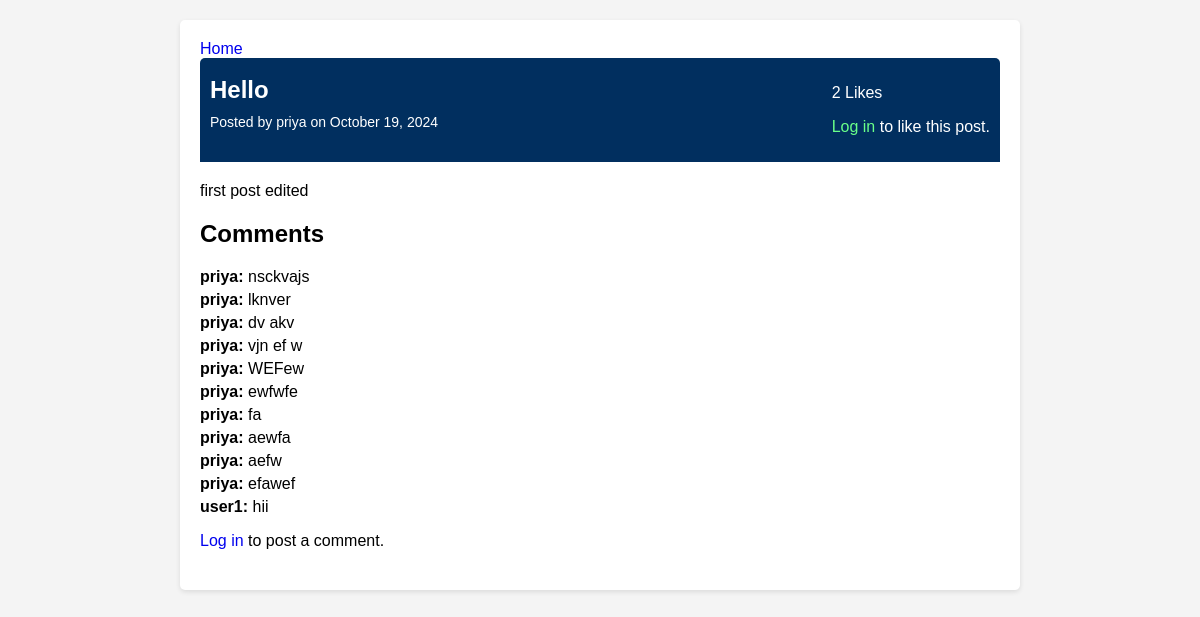
The app's page /post/1/ with its own data.
### blog/models.py (models this page shows, shortened)
class Post(models.Model):
    title = models.CharField(max_length=100)
    content = models.TextField()
    date_posted = models.DateTimeField(auto_now_add=True)
    author = models.ForeignKey(User, on_delete=models.CASCADE)
    def total_likes(self):
        return self.likes.count()

class Comment(models.Model):
    post = models.ForeignKey(Post, related_name="comments", on_delete=models.CASCADE)
    author = models.ForeignKey(User, on_delete=models.CASCADE)
    content = models.TextField()
    date_posted = models.DateTimeField(auto_now_add=True)

### blog/views.py (the view)
# urls.py: path('post/<int:pk>/', views.post_detail, name='post-detail'),
def post_detail(request, pk):
    post = get_object_or_404(Post, pk=pk)
    comments = post.comments.all()
    new_comment = None
    if request.method == 'POST':
        if request.user.is_authenticated:
            comment_form = CommentForm(request.POST)
            if comment_form.is_valid():
                new_comment = comment_form.save(commit=False)
                new_comment.post = post
                new_comment.author = request.user
                new_comment.save()
                messages.success(request, 'Your comment has been posted!')
                return redirect('post-detail', pk=post.pk)
        else:
            messages.error(request, "You need to log in to comment.")
            return redirect('login')
    else:
        comment_form = CommentForm()
    is_liked = post.likes.filter(user=request.user).exists() if request.user.is_authenticated else False
    context = {
        'post': post,
        'comments': comments,
        'new_comment': new_comment,
        'comment_form': comment_form,
        'is_liked': is_liked,
        'total_likes': post.total_likes(),
    }
    return render(request, 'blog/post_detail.html', context)

### blog/templates/blog/post_detail.html (shortened to what this page needs)
<!DOCTYPE html>
<html lang="en">
<head>
</head>
<body>
    <article>
        <a href="{% url 'blog-home' %}">Home</a>
        {% block content %}
        <div class="article-header">
            <div>
                <h1 class="article-title">{{ post.title }}</h1>
                <p class="article-meta">Posted by {{ post.author }} on {{ post.date_posted|date:"F d, Y" }}</p>
            </div>
            <div>
                <p class="likes">{{ total_likes }} Likes</p>
                <div class="likes">
                    {% if user.is_authenticated %}
                    <form method="POST" action="{% url 'like-post' post.pk %}">
                        {% csrf_token %}
                        <button type="submit" class="like-button">
                            {% if is_liked %}
                                Unlike
                            {% else %}
                                Like
                            {% endif %}
                        </button>
                    </form>
                    {% else %}
                    <p><a href="{% url 'login' %}?next={% url 'post-detail' post.pk %}" style="color:#69ff89">Log in</a> to like this post.</p>
                    {% endif %}
                </div>
            </div>
        </div>
        <p class="article-content">{{ post.content|linebreaks }}</p>
        <div class="comments-section">
            <h2>Comments</h2>
            <ul>
                {% for comment in comments %}
                <li><strong>{{ comment.author }}:</strong> {{ comment.content }}</li>
                {% empty %}
                <li>No comments yet.</li>
                {% endfor %}
            </ul>
            {% if user.is_authenticated %}
            <form method="POST" class="comment-form">
                {% csrf_token %}
                {{ comment_form.as_p }}
                <button type="submit" class="like-button">Post Comment</button>
            </form>
            {% else %}
            <p><a href="{% url 'login' %}">Log in</a> to post a comment.</p>
            {% endif %}
        </div>
        {% endblock content %}
    </article>
</body>
</html>

### blog/templates/blog/post_detail.html (style rules this page uses)
body { margin: 0; padding: 20px; font-family: Arial, sans-serif; background-color: #f4f4f4; }
article { background: white; padding: 20px; border-radius: 5px; box-shadow: 0 2px 5px rgba(0, 0, 0, 0.1); max-width: 800px; margin: auto; }
.article-header { display: flex; justify-content: space-between; align-items: center; background-color: #012f5f; color: white; padding: 10px; border-radius: 5px 5px 0 0; }
.article-title { font-size: 24px; margin: 0; }
.article-content { font-size: 16px; line-height: 1.6; margin-top: 20px; word-wrap: break-word; }
.likes { font-size: 16px; color: white; }
.article-meta { font-size: 14px; color: white; margin-top: 10px; }
.comments-section { margin-top: 20px; }
.comments-section ul { list-style-type: none; padding: 0; }
.comments-section li { margin: 5px 0; }
a { text-decoration: none; }

### records on screen
Post: title "Hello", author "priya", date_posted "October 19, 2024", content "first post edited"
Comment: author "priya", content "nsckvajs"
Comment: author "priya", content "lknver"
Comment: author "priya", content "dv akv"
Comment: author "priya", content "vjn ef w"
Comment: author "priya", content "WEFew"
Comment: author "priya", content "ewfwfe"
Comment: author "priya", content "fa"
Comment: author "priya", content "aewfa"
Comment: author "priya", content "aefw"
Comment: author "priya", content "efawef"
Comment: author "user1", content "hii"

### other values on screen
{{ total_likes }} "2"
